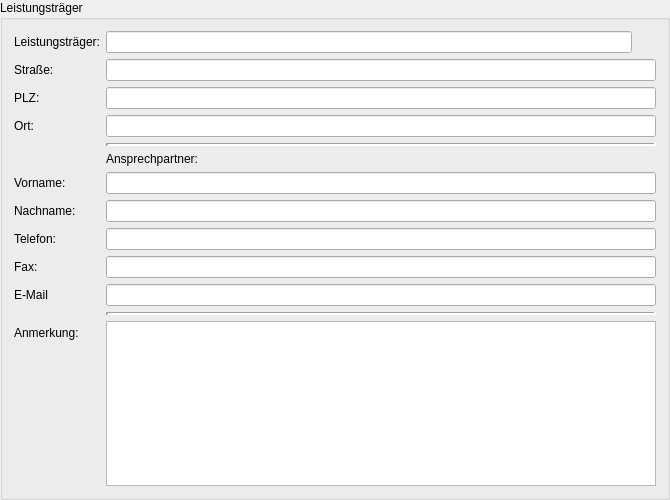
<?xml version="1.0" encoding="UTF-8"?>
<ui version="4.0">
 <class>LeistungstraegerBox</class>
 <widget class="QGroupBox" name="LeistungstraegerBox">
  <property name="geometry">
   <rect>
    <x>0</x>
    <y>0</y>
    <width>670</width>
    <height>500</height>
   </rect>
  </property>
  <property name="minimumSize">
   <size>
    <width>670</width>
    <height>500</height>
   </size>
  </property>
  <property name="maximumSize">
   <size>
    <width>670</width>
    <height>500</height>
   </size>
  </property>
  <property name="windowTitle">
   <string>GroupBox</string>
  </property>
  <property name="title">
   <string>Leistungsträger</string>
  </property>
  <layout class="QGridLayout" name="gridLayout">
   <item row="0" column="0">
    <layout class="QFormLayout" name="formLayout">
     <item row="0" column="0">
      <widget class="QLabel" name="leistungstrGerLabel">
       <property name="text">
        <string>Leistungsträger:</string>
       </property>
      </widget>
     </item>
     <item row="0" column="1">
      <widget class="QLineEdit" name="leistungstrGerLineEdit">
       <property name="minimumSize">
        <size>
         <width>526</width>
         <height>0</height>
        </size>
       </property>
       <property name="maximumSize">
        <size>
         <width>526</width>
         <height>16777215</height>
        </size>
       </property>
      </widget>
     </item>
     <item row="6" column="0">
      <widget class="QLabel" name="vornameLabel">
       <property name="text">
        <string>Vorname:</string>
       </property>
      </widget>
     </item>
     <item row="6" column="1">
      <widget class="QLineEdit" name="vornameLineEdit"/>
     </item>
     <item row="7" column="0">
      <widget class="QLabel" name="nachnameLabel">
       <property name="text">
        <string>Nachname:</string>
       </property>
      </widget>
     </item>
     <item row="7" column="1">
      <widget class="QLineEdit" name="nachnameLineEdit"/>
     </item>
     <item row="1" column="0">
      <widget class="QLabel" name="straELabel">
       <property name="text">
        <string>Straße:</string>
       </property>
      </widget>
     </item>
     <item row="1" column="1">
      <widget class="QLineEdit" name="straELineEdit"/>
     </item>
     <item row="2" column="0">
      <widget class="QLabel" name="pLZLabel">
       <property name="text">
        <string>PLZ:</string>
       </property>
      </widget>
     </item>
     <item row="2" column="1">
      <widget class="QLineEdit" name="pLZLineEdit"/>
     </item>
     <item row="3" column="0">
      <widget class="QLabel" name="ortLabel">
       <property name="text">
        <string>Ort:</string>
       </property>
      </widget>
     </item>
     <item row="3" column="1">
      <widget class="QLineEdit" name="ortLineEdit"/>
     </item>
     <item row="4" column="1">
      <widget class="Line" name="line">
       <property name="lineWidth">
        <number>3</number>
       </property>
       <property name="orientation">
        <enum>Qt::Horizontal</enum>
       </property>
      </widget>
     </item>
     <item row="8" column="0">
      <widget class="QLabel" name="telefonLabel">
       <property name="text">
        <string>Telefon:</string>
       </property>
      </widget>
     </item>
     <item row="8" column="1">
      <widget class="QLineEdit" name="telefonLineEdit"/>
     </item>
     <item row="9" column="0">
      <widget class="QLabel" name="faxLabel">
       <property name="text">
        <string>Fax:</string>
       </property>
      </widget>
     </item>
     <item row="9" column="1">
      <widget class="QLineEdit" name="faxLineEdit"/>
     </item>
     <item row="10" column="0">
      <widget class="QLabel" name="eMailLabel">
       <property name="text">
        <string>E-Mail</string>
       </property>
      </widget>
     </item>
     <item row="10" column="1">
      <widget class="QLineEdit" name="eMailLineEdit"/>
     </item>
     <item row="11" column="1">
      <widget class="Line" name="line_2">
       <property name="lineWidth">
        <number>3</number>
       </property>
       <property name="orientation">
        <enum>Qt::Horizontal</enum>
       </property>
      </widget>
     </item>
     <item row="12" column="0">
      <widget class="QLabel" name="label_2">
       <property name="text">
        <string>Anmerkung:</string>
       </property>
      </widget>
     </item>
     <item row="12" column="1">
      <widget class="QTextEdit" name="textEdit"/>
     </item>
     <item row="5" column="1">
      <widget class="QLabel" name="label">
       <property name="text">
        <string>Ansprechpartner:</string>
       </property>
      </widget>
     </item>
    </layout>
   </item>
  </layout>
 </widget>
 <resources/>
 <connections/>
</ui>
